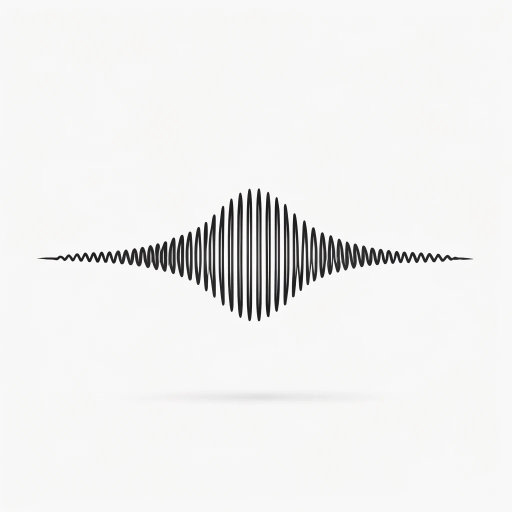
#> input picture sine.jpg, 1024 x 1024 px (shown at 1/2 size)
$ python Fourier_imaging_script.py
#> lines starting #> are read from the running program, lines starting #| are printed output that depends on the picture
import numpy as np
import matplotlib.pyplot as plt
from skimage.io import imread, imshow
from skimage.color import rgb2hsv, rgb2gray, rgb2yuv
from skimage import color, exposure, transform
from skimage.exposure import equalize_hist
from skimage import exposure

import os

from matplotlib.widgets import Button, Slider

import tkinter as tk
from tkinter import filedialog

#os.chdir('C:\\Users\\iva.svecova\\Documents\\Fourier_testing')
os.chdir("C:\\Users\\sveco\\Documents\\Fourier_testing\\")

# Function to load and preprocess the image
def load_image(filepath):
#> called with filepath = 'sine.jpg'
    image = imread(filepath)
#> image is the input picture: shape (1024, 1024, 3); mean R, G, B 240, 239.9, 239.3
    print(image.shape)
#| (1024, 1024, 3)
    if image.shape[2] == 3:
        print('rgb')
        image = rgb2gray(image)
#> image: shape (1024, 1024) float64
    else:
        print('not rgb')
    image = exposure.rescale_intensity(image, out_range='float64')
    return image

def change_image(event):
    global image, fig, ax, fo, fa, io, ia
    root = tk.Tk()
    root.withdraw()  # Hide the main window
    file_path = filedialog.askopenfilename()
    if file_path:
        image = load_image(file_path)
        fourier_orig, fourier_masked, image_filtered = process_images(image, freq_slider.val)

        # Clear the current axes
        for a in ax:
            a.clear()

        # Create new subplots with updated images
        fo = ax[0].imshow(np.log(abs(fourier_orig)), cmap='gray')
        ax[0].set_title('Original Fourier', fontsize=f_size)
        fa = ax[1].imshow(np.log(abs(fourier_masked)), cmap='gray')
        ax[1].set_title('Masked Fourier', fontsize=f_size)
        io = ax[2].imshow(image, cmap='gray')
        ax[2].set_title('Greyscale Image', fontsize=f_size)
        ia = ax[3].imshow(abs(image_filtered), cmap='gray')
        ax[3].set_title('Transformed Greyscale Image', fontsize=f_size)
        for i in range(4):
            ax[i].set_xticks([])
            ax[i].set_yticks([])

        fig.canvas.draw_idle()


# Load the initial image
initial_image_path = "sine.jpg"
image = load_image(initial_image_path)
percentage = 10
f_size = 15

def mask_circle(image, percentage):
    """
    Keep only a circle in the center of the image and make the rest of the image black.

    Parameters:
    image (numpy array): The input image.
    percentage (float): The percentage of the radius of the circle compared to the image size.

    Returns:
    numpy array: The masked image.
    """
#> called with image = array of shape (1024, 1024), percentage = 10
    # Get the dimensions of the image
    x, y = image.shape[:2]
#> x = 1024; y = 1024

    # Calculate the center and radius of the circle
    center_x, center_y = x // 2, y // 2
#> center_x = 512; center_y = 512
    radius = int(min(center_x, center_y) * (percentage / 100))
#> radius = 51

    # Create a mask with a circle
    Y, X = np.ogrid[:x, :y]
#> Y = 1024 values from 0 to 1023
    dist_from_center = np.sqrt((X - center_y)**2 + (Y - center_x)**2)
    mask = dist_from_center <= radius

    # Create an output image and apply the mask
    masked_image = np.ones_like(image)
    masked_image[mask] = image[mask]

    return masked_image

def process_images(image, percentage):

    fourier_orig = np.fft.fftshift(np.fft.fft2(image))
    fourier_masked = mask_circle(fourier_orig,percentage)
    image_filtered = np.fft.ifft2(fourier_masked)

    return fourier_orig,fourier_masked,image_filtered

fourier_orig,fourier_masked,image_filtered = process_images(image,percentage)

fig, ax = plt.subplots(1,4,figsize=(30,10))
fo = ax[0].imshow(np.log(abs(fourier_orig)), cmap='gray')
ax[0].set_title('Original Fourier', fontsize = f_size)
fa = ax[1].imshow(np.log(abs(fourier_masked)), cmap='gray')
ax[1].set_title('Masked Fourier', fontsize = f_size)
io = ax[2].imshow(image, cmap = 'gray')
ax[2].set_title('Greyscale Image', fontsize = f_size)
ia = ax[3].imshow(abs(image_filtered),
                    cmap='gray')
ax[3].set_title('Transformed Greyscale Image',
                    fontsize = f_size)
#for i in range(0,4):
#    ax[i].set_xticks([])
#    ax[i].set_yticks([])


# adjust the main plot to make room for the sliders
fig.subplots_adjust(left=0.05)

# Make a horizontal slider to control the frequency.
axfreq = fig.add_axes([0.02, 0.1, 0.01, 0.8])
freq_slider = Slider(
    ax=axfreq,
    label='Percentage',
    valmin=0.1,
    valmax=100,
    valinit=percentage,
    orientation="vertical"
)

# Button to change the image
axchange = fig.add_axes([0.45, 0.05, 0.1, 0.075])
change_button = Button(axchange, 'Change Image')

# The function to be called anytime a slider's value changes
def update(val):

    fourier_orig,fourier_masked,image_filtered = process_images(image,freq_slider.val)
    fo.set_data(np.log(abs(fourier_orig)))
    fa.set_data(np.log(abs(fourier_masked)))
    ia.set_data(abs(image_filtered))
    fig.canvas.draw_idle()


# register the update function with each slider
freq_slider.on_changed(update)

# Register the change image function with the button
change_button.on_clicked(change_image)

plt.show()
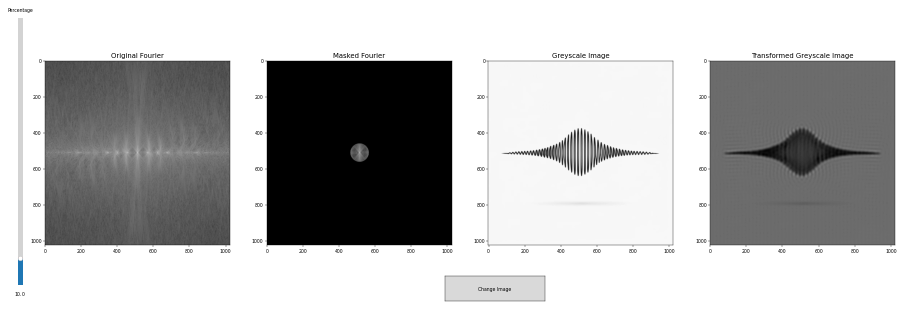
#> figure drawn by matplotlib, 5 panels
